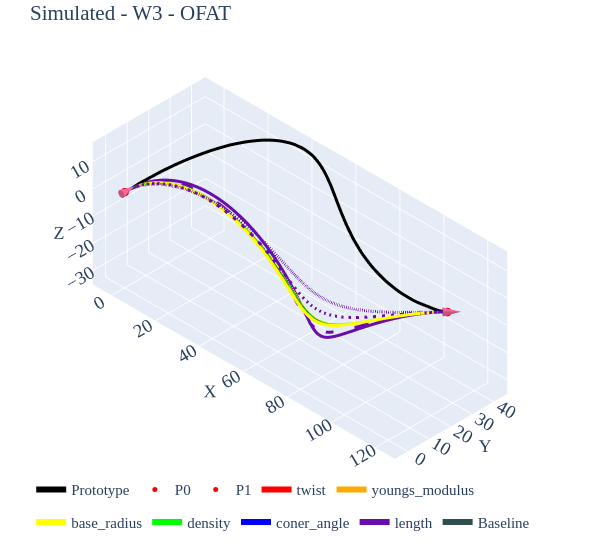

Notebook code for this chart:
### Code cell
#| label: w3-main

df=pd.read_csv('../../data/2001/w3.csv')
doe_df=pd.read_csv('../../pyelastica/wiper_ofat10p/data/doe_df.csv')[50:75]
prt=df.iloc[10:,2:].reset_index(drop=True).values
p0=df.iloc[5,2:].values.astype(float)
p1=df.iloc[6,2:].values.astype(float)
u0=df.iloc[8,2:].values.astype(float)*df.iloc[2,1]
u1=df.iloc[9,2:].values.astype(float)*df.iloc[3,1]
fig=go.Figure()
fig.add_trace(go.Scatter3d(x=prt[:,0],y=prt[:,1],z=prt[:,2],mode='lines',name='Prototype',line=dict(color='black',width=6)))
fig.add_trace(go.Scatter3d(x=[p0[0]],y=[p0[1]],z=[p0[2]],mode='markers',name='P0',marker=dict(size=5,color='red')))
fig.add_trace(go.Scatter3d(x=[p1[0]],y=[p1[1]],z=[p1[2]],mode='markers',name='P1',marker=dict(size=5,color='red')))
fig.add_trace(go.Cone(x=[p0[0]],y=[p0[1]],z=[p0[2]],u=[u0[0]],v=[u0[1]],w=[u0[2]],colorscale='RdPu',sizemode='absolute',sizeref=6,showscale=False,name='U@P0',showlegend=False))
fig.add_trace(go.Cone(x=[p1[0]],y=[p1[1]],z=[p1[2]],u=[u1[0]],v=[u1[1]],w=[u1[2]],colorscale='RdPu',sizemode='absolute',sizeref=6,showscale=False,name='U@P1',showlegend=False))
a=pd.DataFrame(prt).iloc[50].values

param_colors={'twist':'#ff0000','youngs_modulus':'#ffaa00','base_radius':'#ffff00','density':'#00ff00','coner_angle':'#0000ff','length':'#6a0dad'}
dash_map = {-10: "dot",-5: "dash",5: "longdash",10: "solid"}
for i in range(len(doe_df)):
    scenario=doe_df['scenario'].iloc[i]
    if scenario=='baseline':
        continue
    param,lvl=scenario.rsplit('_',1)
    lvl=int(lvl)
    spl3=pd.read_csv('../../pyelastica/wiper_ofat10p/data/w3_'+scenario+'.csv')
    spl3=spl3.values
    color=param_colors[param]
    dash=dash_map[lvl]
    fig.add_trace(go.Scatter3d(
        x=spl3[:,0],
        y=spl3[:,1],
        z=spl3[:,2],
        mode='lines',
        name=param,
        legendgroup=param,
        showlegend=(lvl==10),
        line=dict(color=color,width=6,dash=dash),
        customdata=np.tile(np.array([i,doe_df["twist"].iloc[i],doe_df["youngs_modulus"].iloc[i]*1000,doe_df['base_radius'].iloc[i],doe_df['density'].iloc[i]*10e5,doe_df['coner_angle'].iloc[i],doe_df['length'].iloc[i]]),(spl3.shape[0],1)),
        hovertemplate=f"{scenario}<br>"+"twist= %{customdata[1]:.2f} deg<br>"+"E= %{customdata[2]:.2f} MPa<br>"+"r= %{customdata[3]:.2f} mm<br>"+"ro= %{customdata[4]:.2f} g/cm3<br>"+"cone angle= %{customdata[5]:.2f} deg<br>"+"length= %{customdata[6]:.2f} mm<br>"+"<extra></extra>"
    ))

spl3=pd.read_csv('../../pyelastica/wiper_ofat10p/data/w3_baseline.csv').values
fig.add_trace(go.Scatter3d(
    x=spl3[:,0],
    y=spl3[:,1],
    z=spl3[:,2],
    mode='lines',
    name='Baseline',
    showlegend=True,
    line=dict(color='darkslategrey',width=6),
    customdata=np.tile(np.array(['Baseline',doe_df["twist"].iloc[i],doe_df["youngs_modulus"].iloc[i]*1000,doe_df['base_radius'].iloc[i],doe_df['density'].iloc[i]*10e5,doe_df['coner_angle'].iloc[i],doe_df['length'].iloc[i]]),(spl3.shape[0],1)),
    hovertemplate=f"Baseline<br>"+"twist= %{customdata[1]:.2f} deg<br>"+"E= %{customdata[2]:.2f} MPa<br>"+"r= %{customdata[3]:.2f} mm<br>"+"ro= %{customdata[4]:.2f} g/cm3<br>"+"cone angle= %{customdata[5]:.2f} deg<br>"+"length= %{customdata[6]:.2f} mm<br>"+"<extra></extra>"
))

fig.update_layout(title='Simulated - W3 - OFAT',scene=dict(xaxis_title='X',yaxis_title='Y',zaxis_title='Z',camera=dict(eye=dict(x=1,y=-1,z=1))),legend=dict(x=0.02,y=0.05,orientation='h',groupclick='togglegroup'),font=dict(size=15,family='Times New Roman'),autosize=False,height=550,width=600,margin=dict(l=20,r=20,t=40,b=20),showlegend=True)
fig.update_scenes(camera_projection_type='orthographic')

fig.show()
